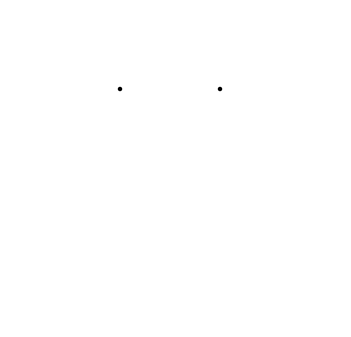
Frame 1 (no input)
Frame 60 (the mouse pressed at the canvas centre just before this capture): identical to frame 1, image omitted
Frame 120 (the mouse held since frame 60 and released just before this capture): blank canvas, image omitted

The Processing sketch that drew this single still picture (run headless with seeded random() and noise(); from frame 60 on, the mouse is pressed at the canvas centre):

// Processing sketch: eyeball_follow_constraints
// ── eyeball_follow_constraints.pde
/*
Simon Jarvis, VUW design school 2014 -- DSDN142
Sample code from processing.org forums
https://processing.org/discourse/beta/num_1199908556.html
code designed to make 'eyes' follow mouse around the page

*/

//PImage bg;
int a; 
float mx;
float my;
float easing = 0.05;
float esize = 4.5;
int box = 10;
int bg;


void setup() 
{
 size(351,337);
 bg = (#FFFFFF);
 noStroke(); 
 smooth();
 ellipseMode(CENTER);  
}

 void draw() {
  
  background(bg);
  if(abs(mouseX - mx) > 0.1) {
    mx = mx + (mouseX - mx) * easing;
  }
  if(abs(mouseY - my) > 0.1) {
    my = my + (mouseY- my) * easing;
  }
  
  float distance = esize * 2;
  
  float mx1 = constrain(mx, 120, 155); // eye 1
  float my1 = constrain(my, 89, 115);  // eye 1
  float mx2 = constrain(mx, 220, 255); // eye 2
  float my2 = constrain(my, 89, 115);  // eye 2
  
  fill(0);
  ellipse(mx1, my1, esize, esize);
  ellipse(mx2, my2, esize, esize);
  
} 
